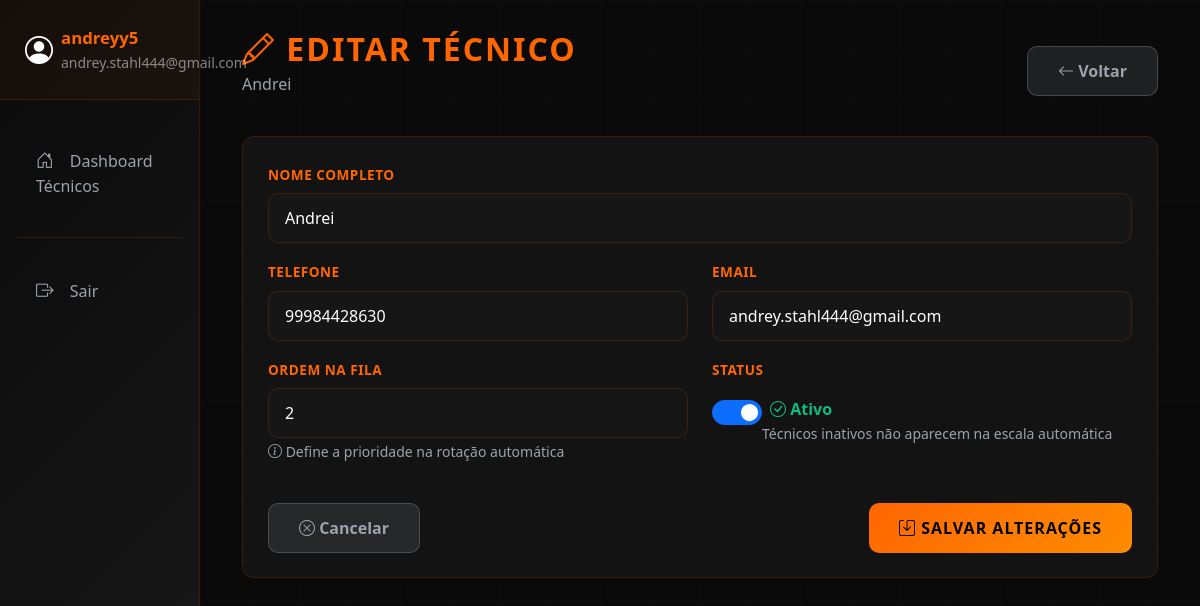
/plantao/tecnicos/editar-tecnico/2/ (signed in), run on an earlier commit of the app's database.
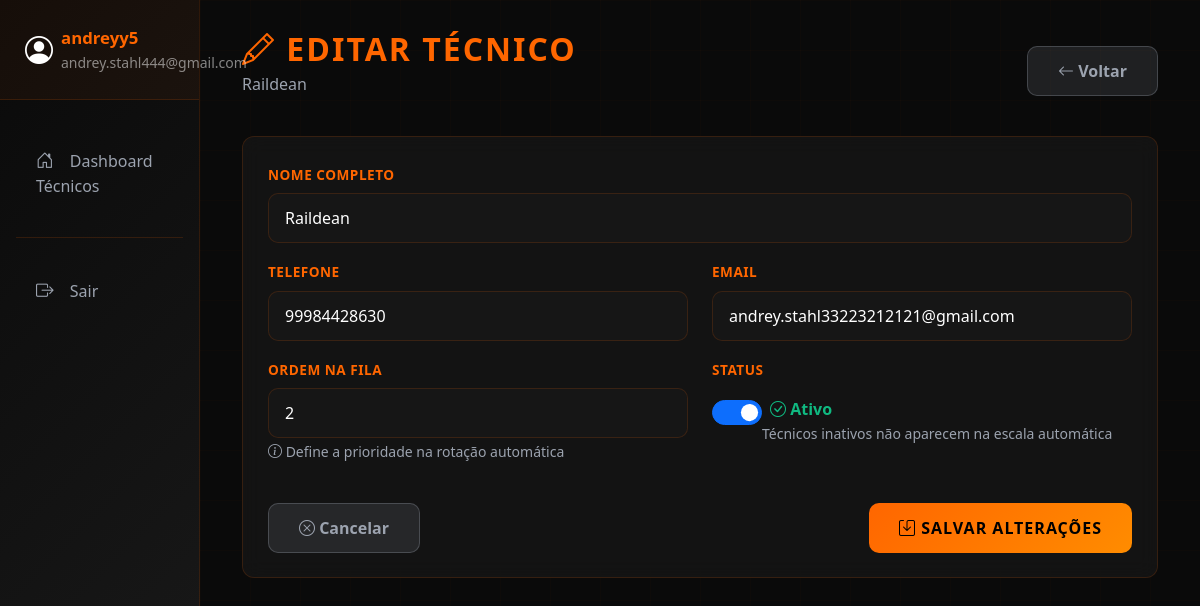
And on a later commit of the database.
### apps/plantao/models.py (models this page shows, shortened)
class TecnicoCampo(models.Model):
    user = models.OneToOneField(
        User,
        on_delete=models.SET_NULL,
        null=True,
        blank=True,
        related_name='tecnico'
    )
    nome_completo = models.CharField(max_length=200)
    telefone = models.CharField(max_length=20, blank=True, null=True)
    email = models.EmailField(blank=True, null=True)
    ordem_fila = models.IntegerField(default=0, help_text="Ordem na rotação de plantões")
    ativo = models.BooleanField(default=True)
    criado_em = models.DateTimeField(auto_now_add=True)
    atualizado_em = models.DateTimeField(auto_now=True)
    class Meta:
        verbose_name = "Técnico de Campo"
        verbose_name_plural = "Técnicos de Campo"
        ordering = ['ordem_fila', 'nome_completo']

### apps/plantao/views.py (the view)
    def wrapper(request, *args, **kwargs):
        if not is_admin(request.user):
            messages.error(request, '🔒 Você não tem permissão para acessar esta página.')
            return redirect('dashboard')
        return view_func(request, *args, **kwargs)

### apps/plantao/views.py (called while the page is built)
def is_admin(user):
    return user.groups.filter(name='Administrador').exists() or user.is_superuser

def get_user_colaborador(user):
    try:
        return Colaborador.objects.get(user=user)
    except Colaborador.DoesNotExist:
        return None

def admin_required(view_func):
    def wrapper(request, *args, **kwargs):
        if not is_admin(request.user):
            messages.error(request, '🔒 Você não tem permissão para acessar esta página.')
            return redirect('dashboard')
        return view_func(request, *args, **kwargs)
    return wrapper

def notificacoes_processor(request):
    if request.user.is_authenticated:
        colaborador = get_user_colaborador(request.user)
        if colaborador:
            nao_lidas = Notificacao.objects.filter(
                colaborador=colaborador,
                lida=False
            ).count()
            return {'notificacoes_nao_lidas': nao_lidas}
    return {'notificacoes_nao_lidas': 0}

### templates/dashboard/tecnicos/editar_tecnico.html (shortened to what the changed rows need)
{% extends 'base.html' %}
{% block content %}
<div class="d-flex justify-content-between align-items-center mb-4">
    <div>
        <h2 class="mb-1" style="color: #ff6600; font-weight: 700; text-transform: uppercase; letter-spacing: 2px;">
            <i class="bi bi-pencil"></i> Editar Técnico
        </h2>
        <p class="text-muted">{{ tecnico.nome_completo }}</p>
    </div>
</div>
<div class="card">
    <div class="card-body">
        <form method="post">
            <div class="mb-3">
                <label for="nome_completo" class="form-label">Nome Completo</label>
                <input type="text"
                       class="form-control"
                       id="nome_completo"
                       name="nome_completo"
                       value="{{ tecnico.nome_completo }}"
                       required>
            </div>
            <div class="row">
                <div class="col-md-6 mb-3">
                    <label for="telefone" class="form-label">Telefone</label>
                    <input type="tel"
                           class="form-control"
                           id="telefone"
                           name="telefone"
                           value="{{ tecnico.telefone|default:'' }}"
                           placeholder="(00) 00000-0000">
                </div>
                <div class="col-md-6 mb-3">
                    <label for="email" class="form-label">Email</label>
                    <input type="email"
                           class="form-control"
                           id="email"
                           name="email"
                           value="{{ tecnico.email|default:'' }}"
                           placeholder="tecnico@exemplo.com">
                </div>
            </div>
            <div class="row">
                <div class="col-md-6 mb-3">
                    <label for="ordem_fila" class="form-label">Ordem na Fila</label>
                    <input type="number"
                           class="form-control"
                           id="ordem_fila"
                           name="ordem_fila"
                           value="{{ tecnico.ordem_fila }}"
                           min="0"
                           required>
                    <small class="text-muted">
                        <i class="bi bi-info-circle"></i> Define a prioridade na rotação automática
                    </small>
                </div>
                <div class="col-md-6 mb-3">
                    <div class="form-check form-switch" style="padding-top: 8px;">
                        <input class="form-check-input"
                               type="checkbox"
                               id="ativo"
                               name="ativo"
                               {% if tecnico.ativo %}checked{% endif %}
                               style="width: 50px; height: 25px; cursor: pointer;">
                        <label class="form-check-label ms-2" for="ativo" style="font-weight: 600;">
                            <span id="status-label" style="color: {% if tecnico.ativo %}#10b981{% else %}#ef4444{% endif %};">
                            </span>
                        </label>
                    </div>
                </div>
            </div>
        </form>
    </div>
</div>
{% endblock %}

What changed in the data, as far as the page shows it:
changed TecnicoCampo: nome_completo "Andrei" → "Raildean"; email "andrey.stahl444@gmail.com" → "andrey.stahl33223212121@gmail.com"
